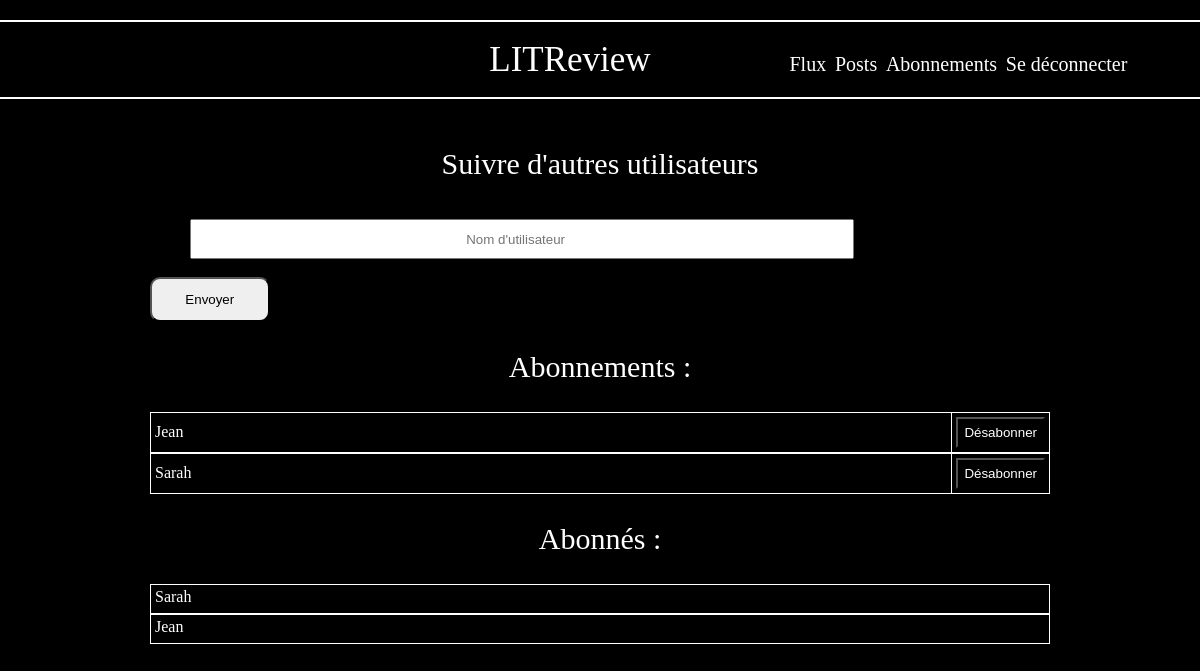
Page /follow-users/ (signed in) on the committed database.
### blog/models.py (models this page shows, shortened)
class CustomUser(AbstractBaseUser):
    username = models.CharField(max_length=63, unique=True, blank=False)
    is_active = models.BooleanField(default=True)
    is_staff = models.BooleanField(default=False)
    is_admin = models.BooleanField(default=False)
    USERNAME_FIELD = "username"
    objects = MyUserManager()
    follows = models.ManyToManyField('self', symmetrical=False, verbose_name='suit')

### blog/views.py (the view, shortened to what this page needs)
# urls.py: path('follow-users/', FollowUsersView.as_view(), name='follow-users'),
@method_decorator(login_required, name='dispatch')
class FollowUsersView(View):
    template_name = 'blog/follow-users-form.html'
    success_url = reverse_lazy("follow-users")
    def get(self, request):
        user = CustomUser.objects.get(id=request.user.id)
        following = UsersFollows.objects.filter(user=user)
        following_usernames = [follow.followed_user for follow in following]
        followed_by = UsersFollows.objects.filter(followed_user=user)
        followed_by_username = [follow.user.username for follow in followed_by]
        return render(request, self.template_name, {'following': following_usernames,
                                                    'followers': followed_by_username})

### blog/templates/blog/follow-users-form.html (shortened to what this page needs)
{% extends 'base.html' %}
{% block content %}
    <h2>Suivre d'autres utilisateurs</h2>
    <form method="POST" class="search">
        <div class="search_bar">
            <input type="search" placeholder="Nom d'utilisateur" name="username" class="search">
        </div>
        <div class="following">
            <button type="submit" name="action" value="follow" >Envoyer</button>
        </div>
    </form>
<h2>Abonnements :</h2>
    {% for username in following %}
    <table>
        <tr>
            <td class="follow-name">{{ username }} </td>
            <td><form method="POST">
                <button type="submit" name="action" value="unfollow" class="unfollow">Désabonner</button>
            </form></td>
        </tr>
    </table>
  {% empty %}
    <p>Vous n'avez pas d'abonnement</p>
  {% endfor %}
<h2>Abonnés :</h2>
  {% for username in followers %}
        <table>
        <tr>
            <td class="followers">{{ username }} </td>
        </tr>
    </table>
  {% empty %}
    <p>Vous n'avez pas d'abonnement</p>
  {% endfor %}
{% endblock %}

### blog/static/css/style.css (style rules this page uses)
body { background-color : black; color:white; }
h2 { font-size: 30px; text-align: center; font-size: 30px; padding-top: 30px; padding-bottom : 30px; }
button { margin-top: 30px; padding: 1em 2.5em; border-radius: 10px; }
input { display: flex; width: 90%; text-align: center; margin-top : 10px; margin-bottom : 20px; height: 40px; }
form.search { display: inline-block; width: 100%; }
.search_bar { display: inline-block; width: 82%; height: 5px; font-size: 20px; margin-left: 40px; }
.following { display: inline-block; text-align: right; }
td { border: 1px solid white; padding: 4px; height: 20px; }
td.follow-name { width: 93%; }
button.unfollow { border-radius: 0px; background-color: black; color: white; text-align: center; margin: 0; padding: 6px 6px; }
.followers { width: 900px; }

### rows in the picture
CustomUser: username "Jean", followers "Jean"
CustomUser: username "Sarah", followers "Sarah"
